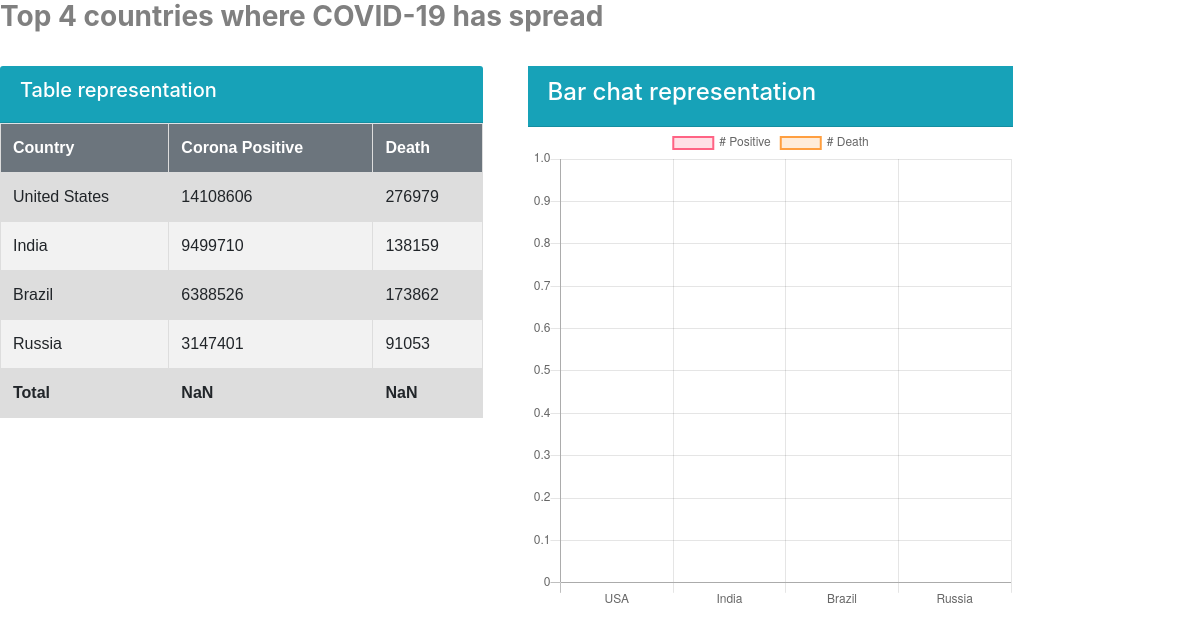
The page / on the database its author committed.
### covid19App/models.py (models this page shows, shortened)
class Data(models.Model):
    created = models.DateTimeField(auto_now_add=True)
    countryName = models.CharField(max_length=100, null=False, unique=True)
    coronaPositive = models.IntegerField(null=False)
    death = models.IntegerField(null=False)

### covid19App/views.py (the view)
# urls.py: 2. Add a URL to urlpatterns:  path('', views.home, name='home')
def home(request):
    obj =Data.objects.all()
    return render(request, 'datapage.html',{'obj':obj})

### covid19App/templates/datapage.html (shortened to what this page needs)
{% load static %}
<!doctype html>
<html lang="en">
<head>
    <link rel="stylesheet" href="https://maxcdn.bootstrapcdn.com/bootstrap/4.0.0/css/bootstrap.min.css">
</head>
<body>
<h3 style="color: grey" >
    <b>Top 4 countries where COVID-19 has spread</b>
</h3>
<br>
<div class="row">
    <div class="col-md-5">
        <div class="card-header text-white bg-info">
            <h5>Table representation</h5>
        </div>
<table id="table" class="table table-striped">
  <tr class="bg-secondary text-white">
    <th>Country</th>
    <th>Corona Positive</th>
    <th>Death</th>
  </tr>
    {% for data in obj %}
  <tr>
    <td>{{data.countryName}}</td>
    <td>{{data.coronaPositive}}</td>
      <td>{{data.death}}</td>
  </tr>
    {% endfor %}
     <tr>
                                    <td id="name"><b>Total</b></td>
                                    <td id="positive"><b></b></td>
                                    <td id="death"><b></b></td>
     </tr>
</table>
    </div>
        <div class="col-md-7">
            <div class="col-md-9">
                <div class="card-header text-white bg-info">
                        <h4>Bar chat representation</h4>
                    </div>
            <canvas id="myChart" width="400" height="400"></canvas>
            </div>
        </div>
    </div>
</body>
<script>
    var table= document.getElementById("table");
    var pos=0, death=0;
        for(var i=1;i<table.rows.length-1;i++){
        pos +=parseFloat(table.rows[i].cells[1].innerHTML);
        pos = Math.round(pos);
        death+= parseFloat(table.rows[i].cells[2].innerHTML);
        death = Math.round(death);
    }
    console.log(death);
    document.getElementById("positive").innerHTML = '<b>' + pos;
    document.getElementById("death").innerHTML ='<b>' + death;
        var indiaP=parseFloat(table.rows[2].cells[1].innerHTML);
        var indiaD=parseFloat(table.rows[2].cells[2].innerHTML);
        var usaP=parseFloat(table.rows[1].cells[1].innerHTML);
        var usaD=parseFloat(table.rows[1].cells[2].innerHTML);
        var brazilP=parseFloat(table.rows[3].cells[1].innerHTML);
        var brazilD=parseFloat(table.rows[3].cells[2].innerHTML);
        var russiaP=parseFloat(table.rows[4].cells[1].innerHTML);
        var russiaD=parseFloat(table.rows[4].cells[2].innerHTML);
    var ctx = document.getElementById('myChart').getContext('2d');
var myChart = new Chart(ctx, {
    type: 'bar',
    data: {
        labels: ['USA', 'India', 'Brazil', 'Russia'],
        datasets: [{
            label: '# Positive',
            data: [usaP, indiaP , brazilP,russiaP],
            backgroundColor: [
                'rgba(255, 99, 132, 0.2)',
                'rgba(255, 99, 132, 0.2)',
                'rgba(255, 99, 132, 0.2)',
                'rgba(255, 99, 132, 0.2)',
            ],
            borderColor: [
                'rgba(255, 99, 132, 1)',
                'rgba(255, 99, 132, 1)',
                'rgba(255, 99, 132, 1)',
                'rgba(255, 99, 132, 1)',
            ],
            borderWidth: 2
        },
        {
            label: '# Death',
            data: [usaD, indiaD , brazilD,russiaD],
            backgroundColor: [
                'rgba(255, 159, 64, 0.2)',
                'rgba(255, 159, 64, 0.2)',
                'rgba(255, 159, 64, 0.2)',
                'rgba(255, 159, 64, 0.2)',
            ],
            borderColor: [
                'rgba(255, 159, 64, 1)',
                'rgba(255, 159, 64, 1)',
                'rgba(255, 159, 64, 1)',
                'rgba(255, 159, 64, 1)',
            ],
            borderWidth: 2
        }
        ]
    },
    options: {
        scales: {
            yAxes: [{
                ticks: {
                    beginAtZero: false
                }
            }]
        }
    }
});
</script>
</html>

### covid19App/templates/datapage.html (style rules this page uses)
table { font-family: arial, sans-serif; border-collapse: collapse; width: 100%; }
td, th { border: 1px solid #dddddd; text-align: left; padding: 8px; }
tr:nth-child(even) { background-color: #dddddd; }

### rows shown on the page
Data: countryName "United States", coronaPositive "14108606", death "276979"
Data: countryName "India", coronaPositive "9499710", death "138159"
Data: countryName "Brazil", coronaPositive "6388526", death "173862"
Data: countryName "Russia", coronaPositive "3147401", death "91053"
